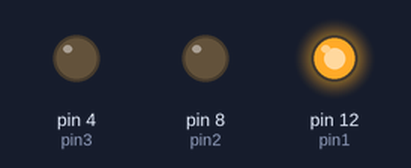
The sketch below on a simulated Arduino Uno, built with avr-gcc and run on an emulated ATmega328P. Shown: output pins drawn as LEDs (lit = HIGH).

Above: at 0.5 s.
At 1.6 s:
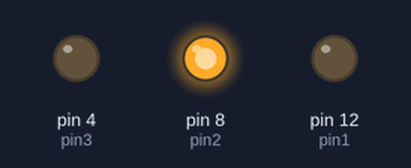
At 3.25 s:
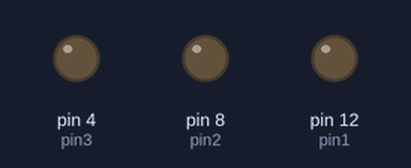
At 6.0 s:
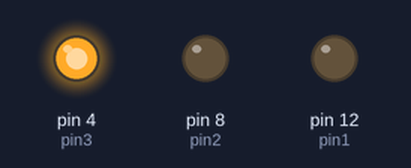
Timing chart, 0 to 7.6 s (numbered marks = the images above):
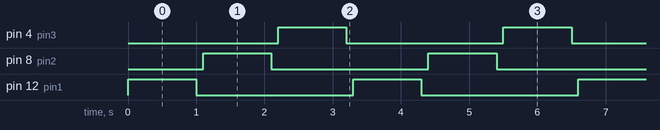

The sketch:

topic4.ino
```cpp
// 4주차 과제
// 신호등 시스템 + 변수 개념 적용

int pin1 = 12;
int pin2 = 8;
int pin3 = 4;
int delaytime1 = 1000;
int delaytime2 = 100;

void setup() // 처음 한번만 실행됨
{
  pinMode(pin1, OUTPUT);
  pinMode(pin2, OUTPUT);
  pinMode(pin3, OUTPUT);
  // pinMode는 처음 한번만 지정한다.
}

void loop() // 계속 반복됨 (loopstation)
{
  digitalWrite(pin1, 1);
  // 1 == HIGH, 0 == LOW
  delay(delaytime1);
  digitalWrite(pin1, 0);
  delay(delaytime2);

  digitalWrite(pin2, 1);
  delay(delaytime1);
  digitalWrite(pin2, 0);
  delay(delaytime2);

  digitalWrite(pin3, 1);
  delay(delaytime1);
  digitalWrite(pin3, 0);
  delay(delaytime2);
}
```

Measured:
- by itself, pin 4 (pin3), pin 8 (pin2), pin 12 (pin1): alternates HIGH for 1.0 s and LOW for 2.3 s
- by itself, everything shown: repeats every 3.3 s, in 6 steps
